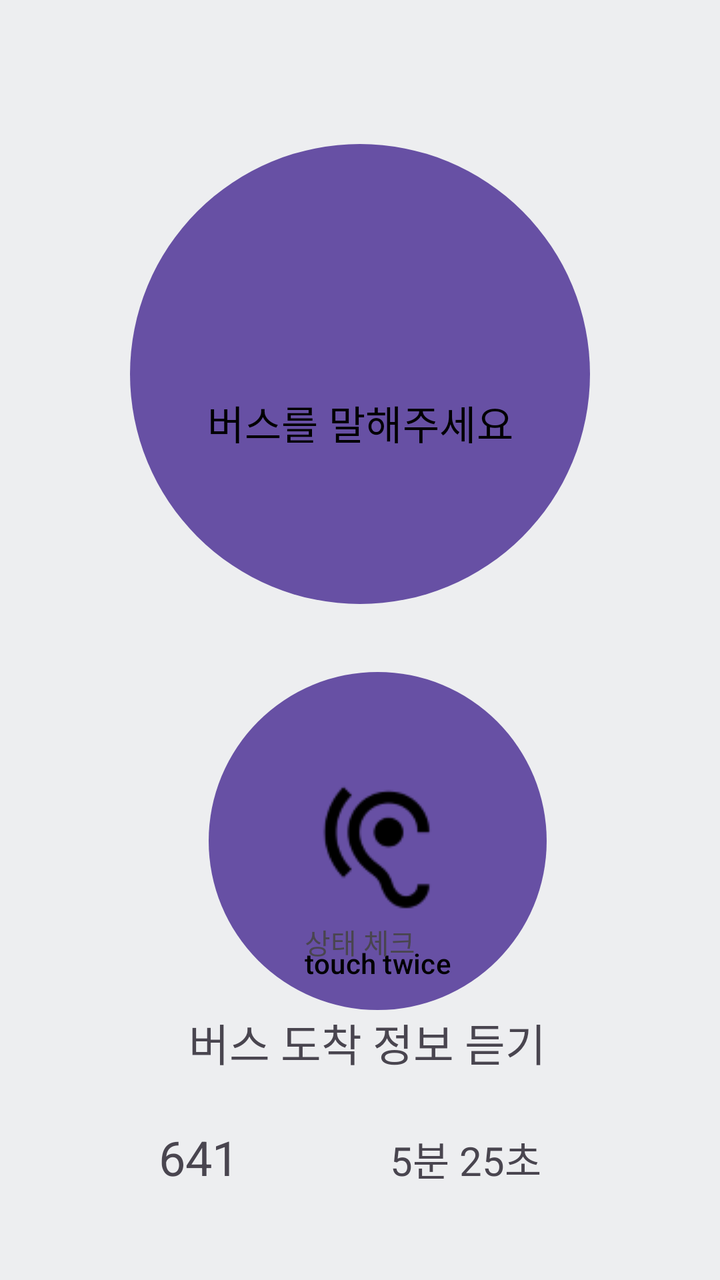
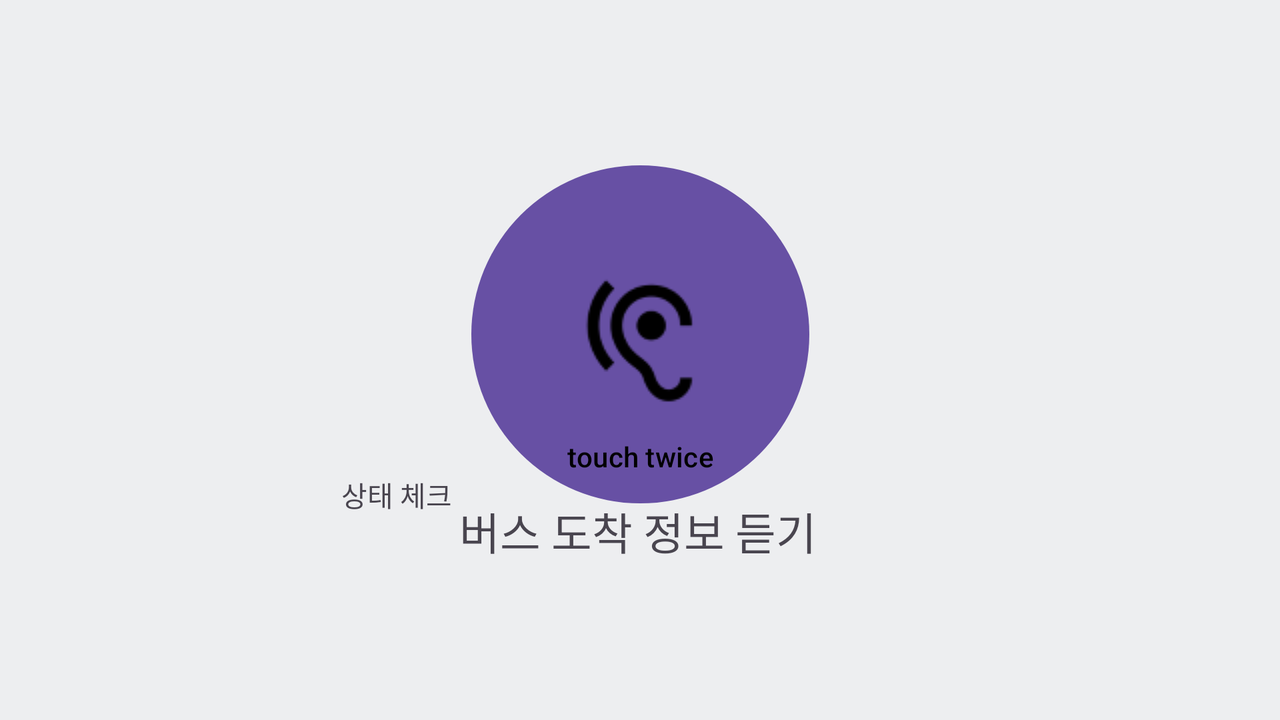

An Android layout and its configuration variant, each rendered on a device that would load it. The default file and the variant file are quoted in full after the pictures.
<!-- AndroidManifest.xml: application theme Theme.Toktokbus -->
<!-- res/layout/activity_main.xml -->
<?xml version="1.0" encoding="utf-8"?>
<androidx.constraintlayout.widget.ConstraintLayout xmlns:android="http://schemas.android.com/apk/res/android"
    xmlns:app="http://schemas.android.com/apk/res-auto"
    xmlns:tools="http://schemas.android.com/tools"
    android:layout_width="match_parent"
    android:layout_height="match_parent"
    android:background="@color/back_color"
    tools:context=".MainActivity">

    <Button
        android:id="@+id/btnSpeech"
        android:layout_width="wrap_content"
        android:layout_height="wrap_content"
        android:layout_centerHorizontal="true"
        android:layout_marginStart="65dp"
        android:layout_marginTop="72dp"
        android:layout_marginEnd="65dp"
        android:background="@drawable/button_speak"
        android:drawableTop="@drawable/img"
        android:paddingTop="55dp"
        android:text="버스를 말해주세요"
        android:textColor="@color/black"
        android:textSize="20dp"
        app:layout_constraintEnd_toEndOf="parent"
        app:layout_constraintHorizontal_bias="0.49"
        app:layout_constraintStart_toStartOf="parent"
        app:layout_constraintTop_toTopOf="parent" />

    <LinearLayout
        android:layout_width="wrap_content"
        android:layout_height="wrap_content"
        android:layout_gravity="center"
        android:layout_marginTop="316dp"
        android:background="@drawable/rounded_background_first"
        android:orientation="vertical"
        app:layout_constraintEnd_toEndOf="parent"
        app:layout_constraintHorizontal_bias="0.609"
        app:layout_constraintStart_toStartOf="parent"
        app:layout_constraintTop_toTopOf="parent">

        <Button
            android:id="@+id/btnListen"
            android:layout_width="wrap_content"
            android:layout_height="wrap_content"
            android:layout_centerInParent="true"
            android:layout_marginLeft="80dp"
            android:layout_marginTop="20dp"
            android:background="@drawable/button_listen"
            android:drawableTop="@drawable/img_1"
            android:paddingTop="50dp"
            android:text="touch twice"
            android:textColor="@color/black"
            android:textSize="14dp"
            app:layout_constraintBottom_toBottomOf="@+id/textView"
            app:layout_constraintEnd_toEndOf="parent"
            app:layout_constraintStart_toStartOf="parent" />

        <TextView
            android:id="@+id/textView"
            android:layout_width="wrap_content"
            android:layout_height="wrap_content"
            android:layout_marginLeft="70dp"
            android:text="버스 도착 정보 듣기"
            android:textSize="22dp"
            app:layout_constraintLeft_toLeftOf="parent"
            app:layout_constraintRight_toRightOf="parent" />

        <LinearLayout
            android:layout_width="277dp"
            android:layout_height="85dp"
            android:layout_marginLeft="25dp"
            android:layout_marginBottom="15dp"
            android:background="@color/gray_btn_color"
            android:orientation="horizontal">

            <TextView
                android:id="@+id/textView3"
                android:layout_width="wrap_content"
                android:layout_height="wrap_content"
                android:layout_marginLeft="30dp"
                android:layout_marginTop="25dp"
                android:layout_weight="1"
                android:text="641"
                android:textSize="24dp" />

            <TextView
                android:id="@+id/textView4"
                android:layout_width="wrap_content"
                android:layout_height="wrap_content"
                android:layout_marginLeft="20dp"
                android:layout_marginTop="25dp"
                android:layout_weight="1"
                android:text="5분 25초"
                android:textSize="20dp" />
        </LinearLayout>

    </LinearLayout>

    <TextView
        android:id="@+id/tvState"
        android:layout_width="wrap_content"
        android:layout_height="wrap_content"
        android:text="상태 체크"
        app:layout_constraintBottom_toBottomOf="parent"
        app:layout_constraintEnd_toEndOf="parent"
        app:layout_constraintStart_toStartOf="parent"
        app:layout_constraintTop_toBottomOf="@+id/btnSpeech" />

</androidx.constraintlayout.widget.ConstraintLayout>
<!-- resources referenced by this layout -->
<resources>
  <color name="back_color">#EDEEF0</color>
  <color name="black">#FF000000</color>
  <!-- drawable button_listen (drawable) -->
  <?xml version="1.0" encoding="utf-8"?>
  <shape xmlns:android="http://schemas.android.com/apk/res/android"
      android:shape="oval">
      <solid android:color="@color/white" />
      <size
          android:width="169dp"
          android:height="169dp"/>
  </shape>
  <!-- drawable button_speak (drawable) -->
  <?xml version="1.0" encoding="utf-8"?>
  <shape xmlns:android="http://schemas.android.com/apk/res/android"
      android:shape="oval">
      <solid android:color="@color/white" />
      <size
          android:width="230dp"
          android:height="230dp"/>
  </shape>
  <!-- drawable img_1: png bitmap (drawable, 1759 bytes) -->
  <!-- drawable rounded_background_first (drawable) -->
  <shape xmlns:android="http://schemas.android.com/apk/res/android"
      android:shape="rectangle">
      <solid android:color="@color/gray_btn_color" />
      <corners android:radius="20dp" /> 
      <size
          android:height="324dp"
          android:width="320dp"/>
  </shape>
  <style name="Theme.Toktokbus" parent="Base.Theme.Toktokbus" />
  <color name="white">#FFFFFFFF</color>
  <style name="Base.Theme.Toktokbus" parent="Theme.Material3.DayNight.NoActionBar">
          
          
      </style>
</resources>
<!-- res/layout-land/activity_main.xml (the repository's variant of the layout above) -->
<!-- drawn on the phone turned sideways -->
<?xml version="1.0" encoding="utf-8"?>
<androidx.constraintlayout.widget.ConstraintLayout xmlns:android="http://schemas.android.com/apk/res/android"
    xmlns:app="http://schemas.android.com/apk/res-auto"
    xmlns:tools="http://schemas.android.com/tools"
    android:layout_width="match_parent"
    android:layout_height="match_parent"
    android:background="@color/back_color"
    tools:context=".MainActivity">

    <TextView
        android:id="@+id/textView"
        android:layout_width="wrap_content"
        android:layout_height="wrap_content"
        android:text="버스 도착 정보 듣기"
        android:textSize="22dp"
        app:layout_constraintBottom_toBottomOf="parent"
        app:layout_constraintHorizontal_bias="0.498"
        app:layout_constraintLeft_toLeftOf="parent"
        app:layout_constraintRight_toRightOf="parent"
        app:layout_constraintTop_toTopOf="parent"
        app:layout_constraintVertical_bias="0.761" />


    <Button
        android:id="@+id/btnSpeech"
        android:layout_width="wrap_content"
        android:layout_height="wrap_content"
        android:layout_centerHorizontal="true"
        android:layout_marginStart="65dp"
        android:layout_marginTop="105dp"
        android:layout_marginEnd="65dp"
        android:background="@drawable/button_listen"
        android:drawableTop="@drawable/img"
        android:paddingTop="55dp"
        android:text="버스를 말해주세요"
        android:textColor="@color/black"
        android:textSize="20dp"
        app:layout_constraintBottom_toTopOf="@+id/btnListen"
        app:layout_constraintEnd_toEndOf="parent"
        app:layout_constraintStart_toStartOf="parent"
        app:layout_constraintTop_toTopOf="parent" />

    <Button
        android:id="@+id/btnListen"
        android:layout_width="wrap_content"
        android:layout_height="wrap_content"
        android:layout_centerInParent="true"
        android:layout_marginBottom="30dp"
        android:background="@drawable/button_listen"
        android:drawableTop="@drawable/img_1"
        android:paddingTop="50dp"
        android:text="touch twice"
        android:textColor="@color/black"
        android:textSize="14dp"
        app:layout_constraintBottom_toBottomOf="@+id/textView"
        app:layout_constraintEnd_toEndOf="parent"
        app:layout_constraintStart_toStartOf="parent" />

    <TextView
        android:id="@+id/tvState"
        android:layout_width="wrap_content"
        android:layout_height="wrap_content"
        android:text="상태 체크"
        app:layout_constraintBottom_toBottomOf="parent"
        app:layout_constraintEnd_toEndOf="parent"
        app:layout_constraintHorizontal_bias="0.292"
        app:layout_constraintStart_toStartOf="parent"
        app:layout_constraintTop_toBottomOf="@+id/btnSpeech"
        app:layout_constraintVertical_bias="0.69" />

</androidx.constraintlayout.widget.ConstraintLayout>
<!-- resources referenced by the variant -->
<!-- as the phone turned sideways resolves them -->
<resources>
  <color name="back_color">#EDEEF0</color>
  <color name="black">#FF000000</color>
  <!-- drawable button_listen (drawable) -->
  <?xml version="1.0" encoding="utf-8"?>
  <shape xmlns:android="http://schemas.android.com/apk/res/android"
      android:shape="oval">
      <solid android:color="@color/white" />
      <size
          android:width="169dp"
          android:height="169dp"/>
  </shape>
  <!-- drawable img_1: png bitmap (drawable, 1759 bytes) -->
  <style name="Theme.Toktokbus" parent="Base.Theme.Toktokbus" />
  <color name="white">#FFFFFFFF</color>
  <style name="Base.Theme.Toktokbus" parent="Theme.Material3.DayNight.NoActionBar">
          
          
      </style>
</resources>
